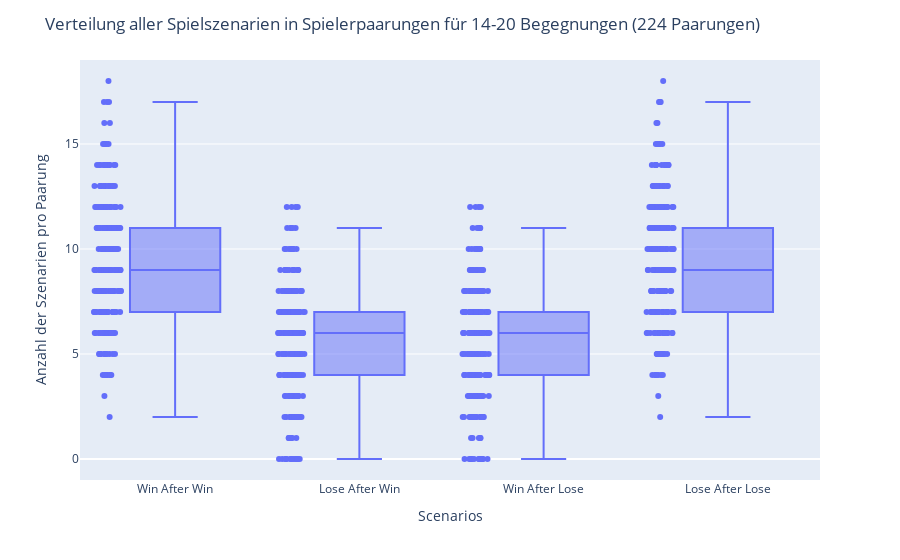
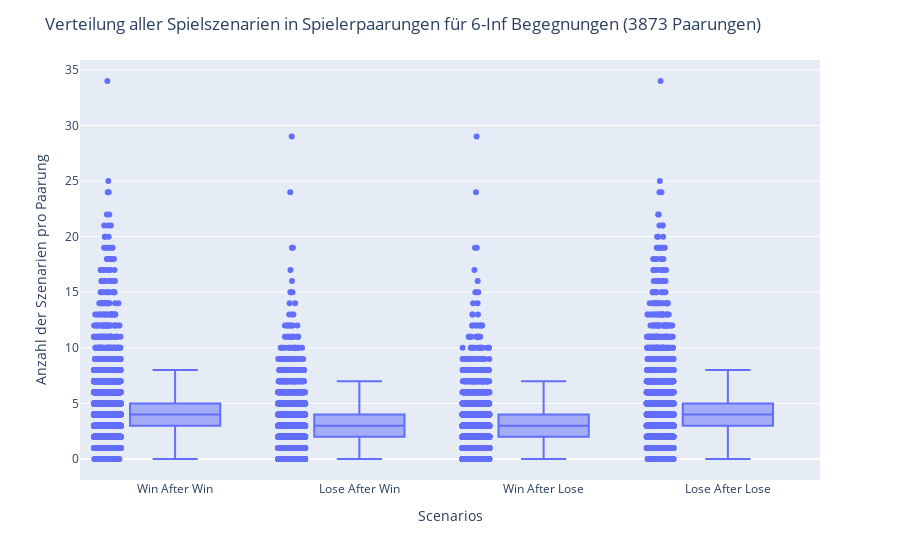

Notebook code cell kept with these figures, in order:
### Markdown cell above
#### Visualisierung 14-20

### Code cell
visualize_player_scenarios(analysis_14_20, '14-20'), visualize_player_scenarios(analysis_6_inf, '6-Inf')

### Figure 1 — Plotly figure (JSON) as saved in the notebook; plotly's stock layout.template omitted (floating-point values rounded to 4 significant figures; data arrays with more than 128 entries replaced by an {"elided": "..."} marker saying what was removed)
{"data": [{"alignmentgroup": "True", "boxpoints": "all", "hovertemplate": "variable=%{x}<br>value=%{y}<extra></extra>", "legendgroup": "", "marker": {"color": "#636efa"}, "name": "", "notched": false, "offsetgroup": "", "orientation": "v", "showlegend": false, "type": "box", "x": {"elided": "896 str values"}, "x0": " ", "xaxis": "x", "y": {"elided": "896 int values"}, "y0": " ", "yaxis": "y"}], "layout": {"boxmode": "group", "legend": {"tracegroupgap": 0}, "margin": {"t": 60}, "title": {"text": "Verteilung aller Spielszenarien in Spielerpaarungen für 14-20 Begegnungen (224 Paarungen)"}, "xaxis": {"anchor": "y", "domain": [0, 1], "title": {"text": "Scenarios"}}, "yaxis": {"anchor": "x", "domain": [0, 1], "title": {"text": "Anzahl der Szenarien pro Paarung"}}}}

### Figure 2 — Plotly figure (JSON) as saved in the notebook; plotly's stock layout.template omitted (floating-point values rounded to 4 significant figures; data arrays with more than 128 entries replaced by an {"elided": "..."} marker saying what was removed)
{"data": [{"alignmentgroup": "True", "boxpoints": "all", "hovertemplate": "variable=%{x}<br>value=%{y}<extra></extra>", "legendgroup": "", "marker": {"color": "#636efa"}, "name": "", "notched": false, "offsetgroup": "", "orientation": "v", "showlegend": false, "type": "box", "x": {"elided": "15492 str values"}, "x0": " ", "xaxis": "x", "y": {"elided": "15492 int values"}, "y0": " ", "yaxis": "y"}], "layout": {"boxmode": "group", "legend": {"tracegroupgap": 0}, "margin": {"t": 60}, "title": {"text": "Verteilung aller Spielszenarien in Spielerpaarungen für 6-Inf Begegnungen (3873 Paarungen)"}, "xaxis": {"anchor": "y", "domain": [0, 1], "title": {"text": "Scenarios"}}, "yaxis": {"anchor": "x", "domain": [0, 1], "title": {"text": "Anzahl der Szenarien pro Paarung"}}}}
